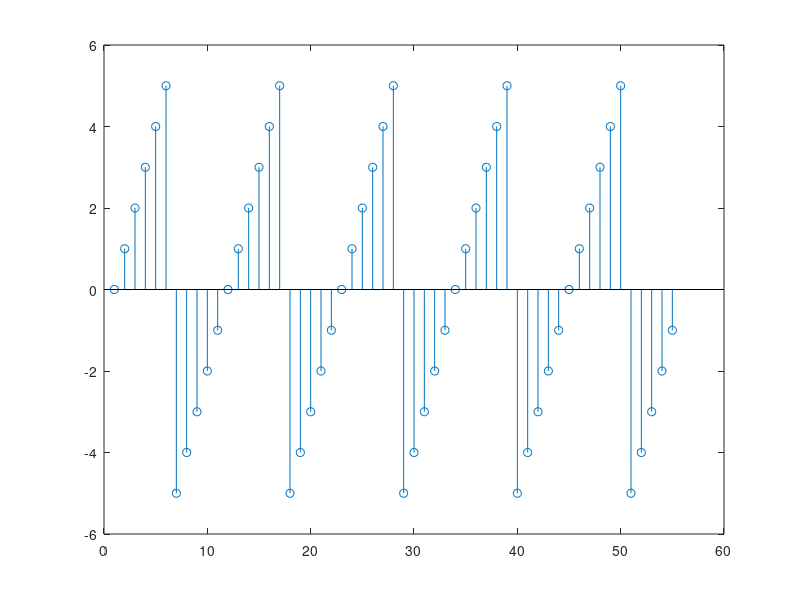

Here is the MATLAB script that generated this plot:
x=[];
a=1;
for j=1:5
  for i=0:5
    x=[x a*i];
  endfor
  a=-1;
  for i=5:-1:1;
    x=[x a*i];
  endfor
  a= 1;
endfor
stem(x);

